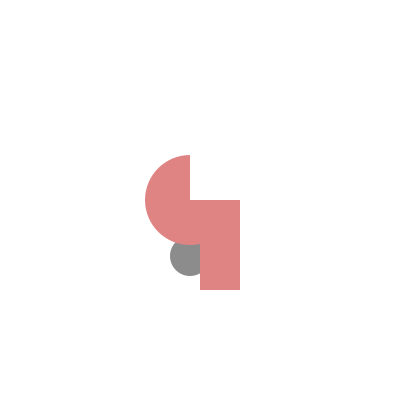
Frame 1 (no input)
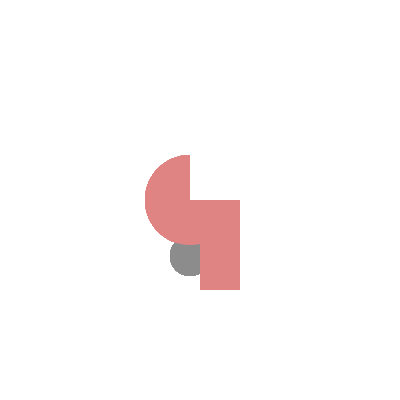
Frame 60 (the mouse pressed at the canvas centre just before this capture)
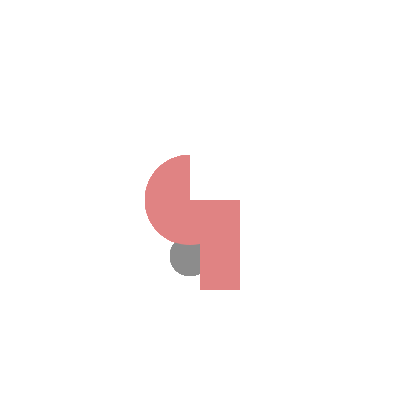
Frame 120 (the mouse held since frame 60 and released just before this capture)

The Processing sketch that drew these frames (run headless with seeded random() and noise(); from frame 60 on, the mouse is pressed at the canvas centre):

// Processing sketch: interface_processing
// ── interface_processing.pde
void setup()
{
  size(400,400);
  background(255);
  smooth();
}

void draw()
{
  noStroke();
  fill(140);
  ellipse(190,256,40,40);
  fill(224,131,131);
  rect(width/2,height/2,40,90);
  arc(190,200,90,90,0,radians(270));
}
